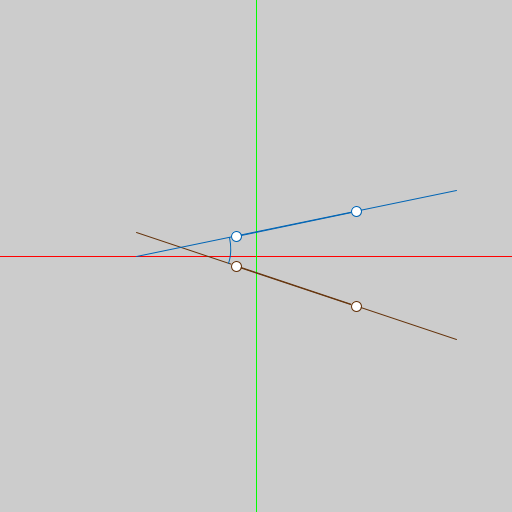
Frame 1 (no input)
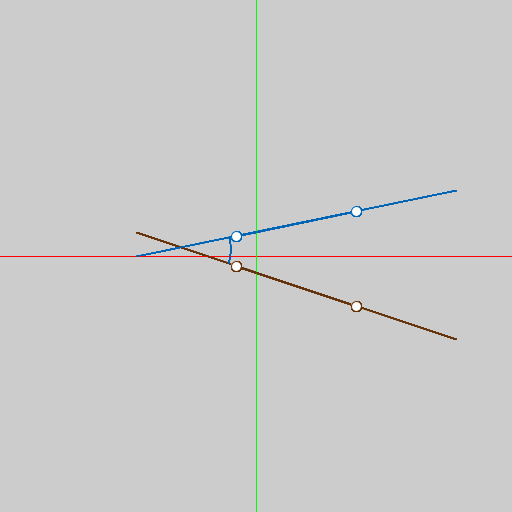
Frame 60 (the mouse pressed at the canvas centre just before this capture)
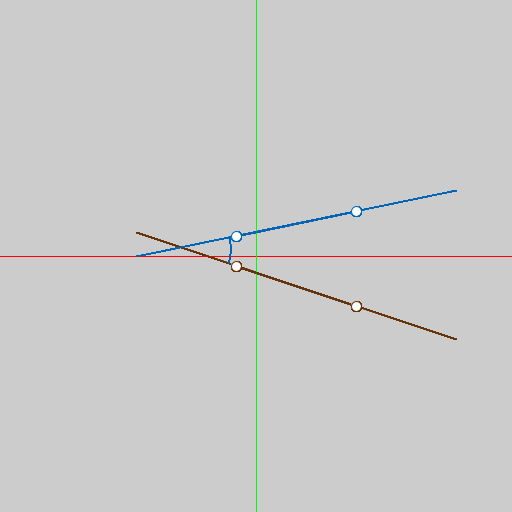
Frame 120 (the mouse held since frame 60 and released just before this capture)

The Processing sketch that drew these frames (run headless with seeded random() and noise(); from frame 60 on, the mouse is pressed at the canvas centre):

// Processing sketch: sketch_01_Linea_sketch_230825a
// ── sketch_01_Linea_sketch_230825a.pde
Linea l1, l2;
EjeCoordenado eje;
void setup () {
  size(512, 512);
  l1 = new Linea(-20, 10, 100, 50);
  l2 = new Linea(-20, -20, 100, -45);
  eje = new EjeCoordenado();
}

void draw () {
  //float x = 0.0/0.0;
  //println(x+10);
  translate(256, 256);
  eje.Dibujar();
  l1.Dibujar(100, 50, 10);
  l2.Dibujar(0, 100, 180);
  float theta = AnguloLineas(l1, l2);
  println(degrees(theta));
  PVector p = InterseccionLineas(l1, l2);
  noFill();
  arc(p.x, p.y, 100, 100, l2.Angulo(), l1.Angulo());
  fill(255);
}

float AnguloLineas (Linea l1, Linea l2) {
  return atan((l2.m-l1.m)/(1+l1.m*l2.m)); 
}

PVector InterseccionLineas(Linea l1, Linea l2) {
  float x = (l2.b-l1.b)/(l1.m-l2.m);
  float y = l1.m*((l2.b-l1.b)/(l1.m-l2.m)) + l1.b;
  return new PVector(x,y);
}

// ── EjeCoordenado.pde
class EjeCoordenado {
  float xn, xp;
  float yn, yp;
  EjeCoordenado () {
    xn = -1000;
    xp = 1000;
    yn = -1000;
    yp = 1000;
  }
  
  void Dibujar () {
    stroke(255, 0, 0);
    line(xn, 0, xp, 0);
    stroke(0, 255, 0);
    line(0, yn, 0, yp);
    stroke(0);
  }
}

// ── Linea.pde
class Linea {
  PVector p1, p2;
  float m, b;
  
  Linea (float x1, float y1, float x2, float y2) {
    p1 = new PVector(x1, y1);
    p2 = new PVector(x2, y2);
    m = (y2 - y1) / (x2 - x1);
    b = y1 - m * x1;
  }
  
  void Dibujar (float r, float g, float b) {
    stroke(r,g,b);
    float x1 = p1.x - 100;
    float y1 = m * x1 + this.b;
    
    float x2 = p2.x + 100;
    float y2 = m * x2 + this.b;
    
    line(x1, y1, x2, y2);
    line(p1.x, p1.y, p2.x, p2.y);

    circle(p1.x, p1.y, 10);
    circle(p2.x, p2.y, 10);
  }
  
  float Angulo () {
    return atan(m);
  }
}
